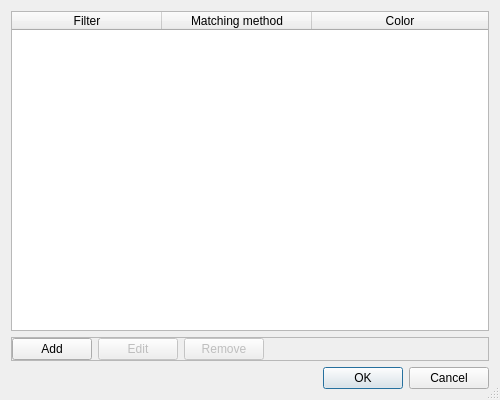
<?xml version="1.0" encoding="UTF-8"?>
<ui version="4.0">
 <class>DialogEditColors</class>
 <widget class="QDialog" name="DialogEditColors">
  <property name="geometry">
   <rect>
    <x>0</x>
    <y>0</y>
    <width>500</width>
    <height>400</height>
   </rect>
  </property>
  <property name="windowTitle">
   <string>Edit Colors</string>
  </property>
  <property name="sizeGripEnabled">
   <bool>true</bool>
  </property>
  <layout class="QGridLayout" name="gridLayout">
   <item row="1" column="0">
    <widget class="QFrame" name="frame">
     <property name="frameShape">
      <enum>QFrame::StyledPanel</enum>
     </property>
     <property name="frameShadow">
      <enum>QFrame::Raised</enum>
     </property>
     <layout class="QHBoxLayout" name="horizontalLayout">
      <property name="leftMargin">
       <number>0</number>
      </property>
      <property name="topMargin">
       <number>0</number>
      </property>
      <property name="rightMargin">
       <number>0</number>
      </property>
      <property name="bottomMargin">
       <number>0</number>
      </property>
      <item>
       <widget class="QPushButton" name="btAdd">
        <property name="text">
         <string>Add</string>
        </property>
       </widget>
      </item>
      <item>
       <widget class="QPushButton" name="btEdit">
        <property name="enabled">
         <bool>false</bool>
        </property>
        <property name="text">
         <string>Edit</string>
        </property>
       </widget>
      </item>
      <item>
       <widget class="QPushButton" name="btRemove">
        <property name="enabled">
         <bool>false</bool>
        </property>
        <property name="text">
         <string>Remove</string>
        </property>
       </widget>
      </item>
      <item>
       <spacer name="horizontalSpacer">
        <property name="orientation">
         <enum>Qt::Horizontal</enum>
        </property>
        <property name="sizeHint" stdset="0">
         <size>
          <width>224</width>
          <height>20</height>
         </size>
        </property>
       </spacer>
      </item>
     </layout>
    </widget>
   </item>
   <item row="2" column="0">
    <widget class="QDialogButtonBox" name="buttonBox">
     <property name="orientation">
      <enum>Qt::Horizontal</enum>
     </property>
     <property name="standardButtons">
      <set>QDialogButtonBox::Cancel|QDialogButtonBox::Ok</set>
     </property>
    </widget>
   </item>
   <item row="0" column="0">
    <widget class="QTableWidget" name="table">
     <property name="editTriggers">
      <set>QAbstractItemView::NoEditTriggers</set>
     </property>
     <property name="selectionBehavior">
      <enum>QAbstractItemView::SelectRows</enum>
     </property>
     <property name="gridStyle">
      <enum>Qt::NoPen</enum>
     </property>
     <property name="columnCount">
      <number>3</number>
     </property>
     <attribute name="horizontalHeaderMinimumSectionSize">
      <number>30</number>
     </attribute>
     <attribute name="horizontalHeaderDefaultSectionSize">
      <number>150</number>
     </attribute>
     <attribute name="horizontalHeaderStretchLastSection">
      <bool>true</bool>
     </attribute>
     <column>
      <property name="text">
       <string>Filter</string>
      </property>
     </column>
     <column>
      <property name="text">
       <string>Matching method</string>
      </property>
     </column>
     <column>
      <property name="text">
       <string>Color</string>
      </property>
     </column>
    </widget>
   </item>
  </layout>
 </widget>
 <resources/>
 <connections>
  <connection>
   <sender>buttonBox</sender>
   <signal>accepted()</signal>
   <receiver>DialogEditColors</receiver>
   <slot>accept()</slot>
   <hints>
    <hint type="sourcelabel">
     <x>248</x>
     <y>254</y>
    </hint>
    <hint type="destinationlabel">
     <x>157</x>
     <y>274</y>
    </hint>
   </hints>
  </connection>
  <connection>
   <sender>buttonBox</sender>
   <signal>rejected()</signal>
   <receiver>DialogEditColors</receiver>
   <slot>reject()</slot>
   <hints>
    <hint type="sourcelabel">
     <x>316</x>
     <y>260</y>
    </hint>
    <hint type="destinationlabel">
     <x>286</x>
     <y>274</y>
    </hint>
   </hints>
  </connection>
 </connections>
</ui>
